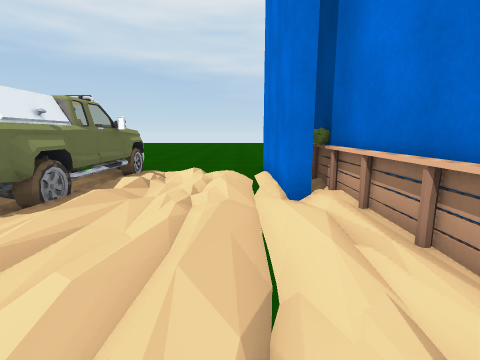
View 1 (above)

24 first-person views from a walk through a scene from a Unity 3-D project. The camera is 1.4 m above the floor, tilts 10° down and sees 85° across. The floor is counted in squares, 1 m on a side. Each view is taken from the middle of a square. On the plan, view 1 faces up. The plan holds only what a view shows up to about 13 squares ahead; the rest is blank. The place goes on beyond the plan. The player character is not drawn.

View 2
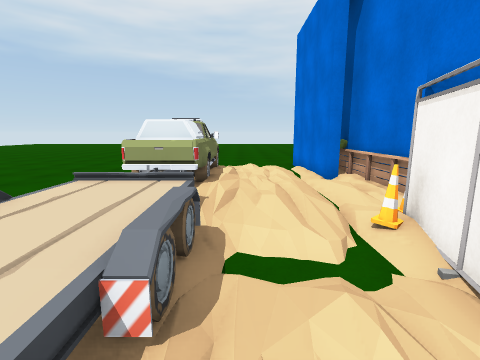

View 3
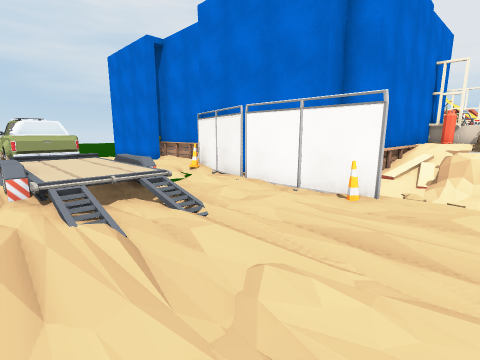

View 4
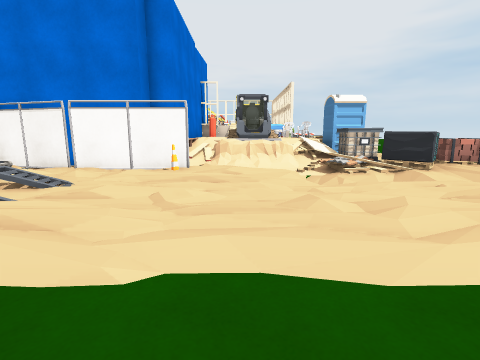

View 5
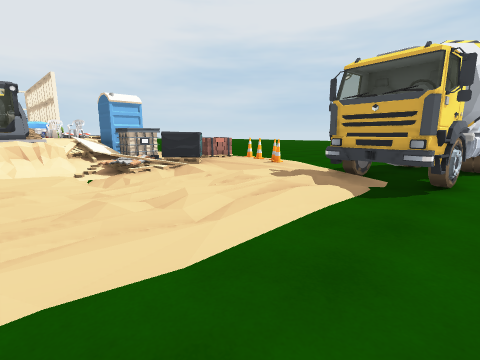

View 6
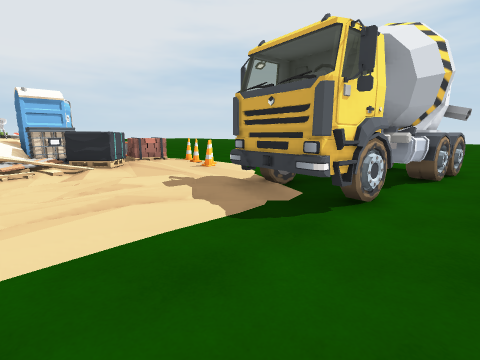

View 7
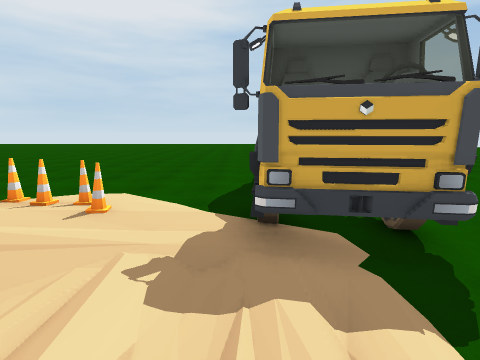

View 8
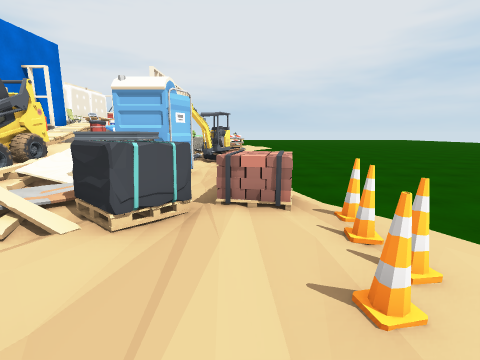

View 9
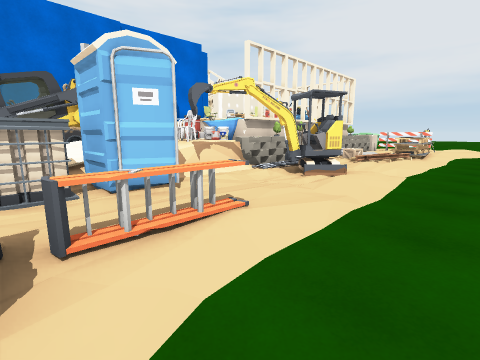

View 10
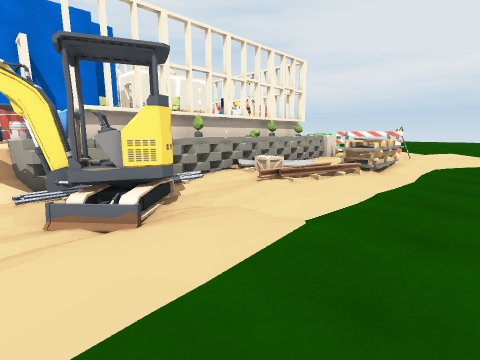

View 11
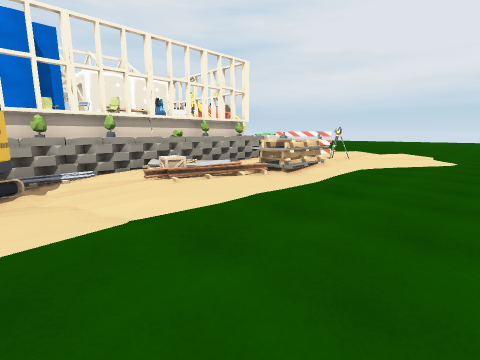

View 12
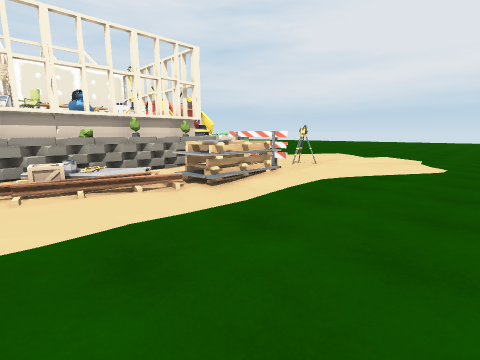

View 13
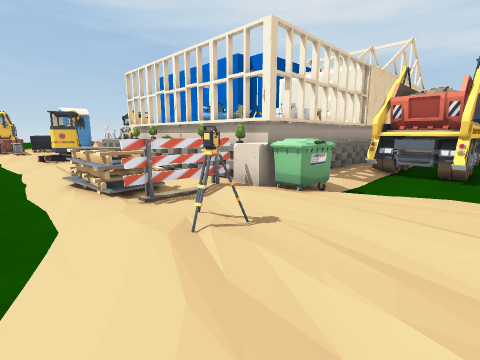

View 14
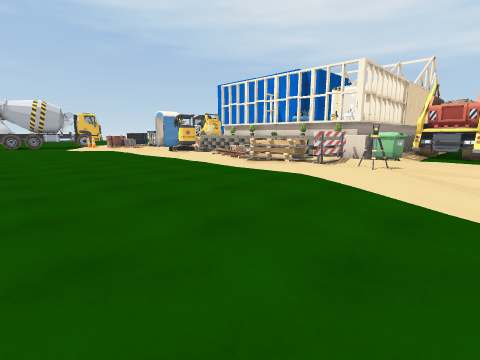

View 15
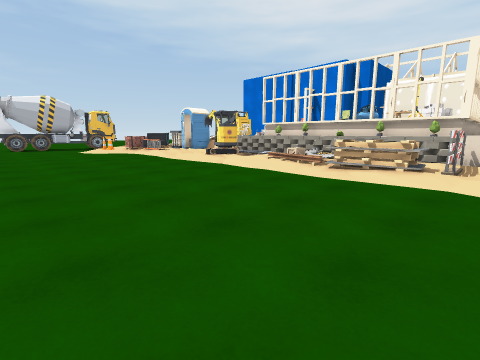

View 16
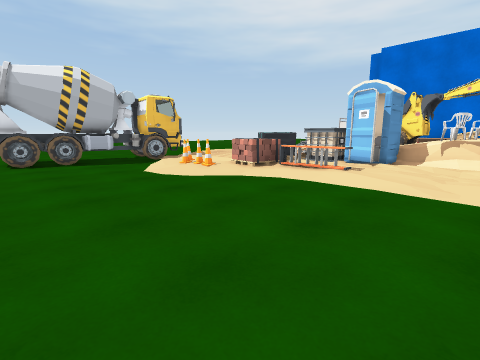

View 17
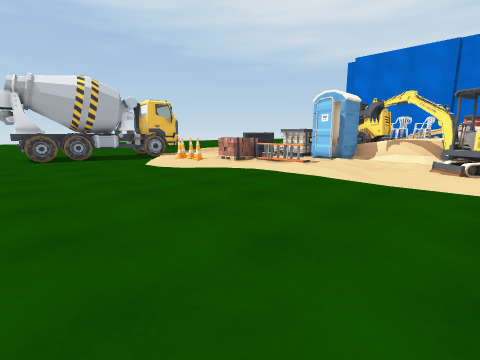

View 18
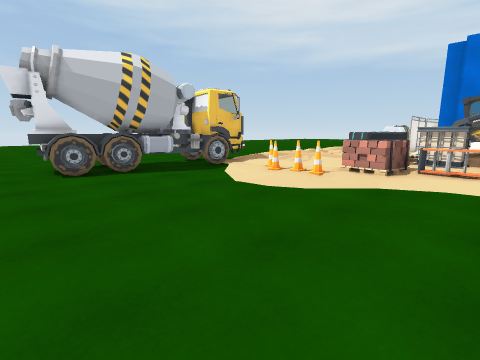

View 19
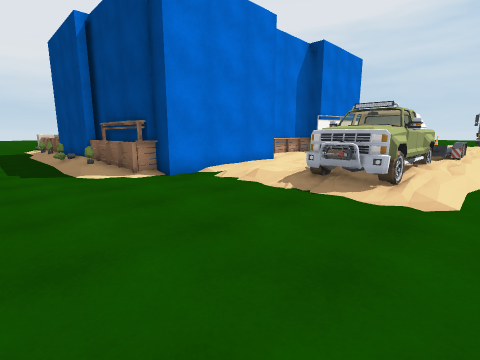

View 20
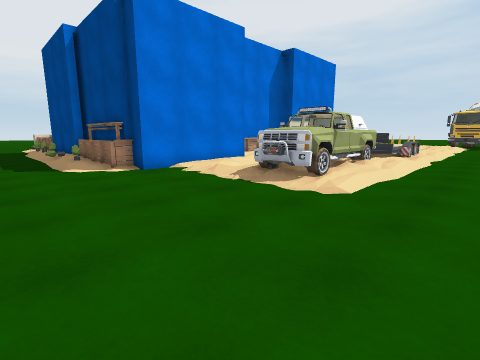

View 21
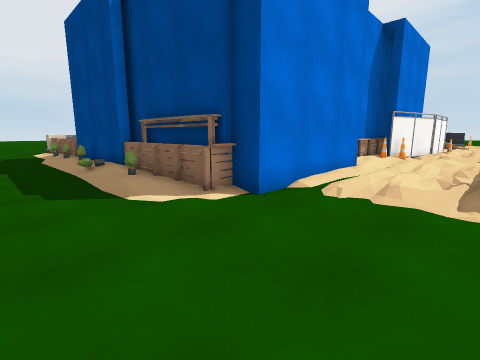

View 22
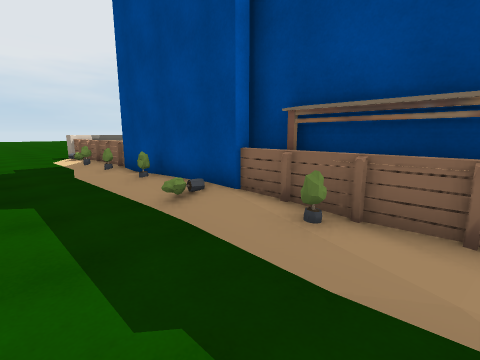

View 23
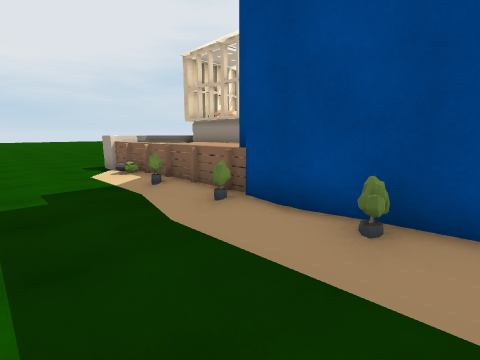

View 24
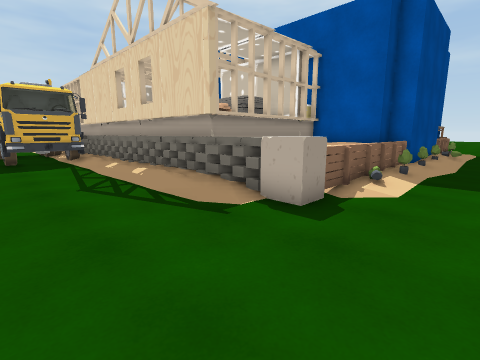

### Floor plan
Key: @ floor where view 1 was taken; # wall or solid block; . main floor; : floor 0.25 m higher than the main floor; + floor 0.5 m higher than the main floor; * floor 0.75 m higher than the main floor; % floor 1 m higher than the main floor; & floor 1.25 m higher than the main floor; / step, stairs or slope; = window, fence, low wall or low ledge; ^ raised ledge; O other object.
Columns run from 10 left of view 1 to 25 right of it. Each row starts with its distance up from view 1.
 15  . ............................
 14   ..................................
 13  ...................................
 12  .............:O/O//O::O/O..........
 11  ...........#######O###^^^^O^^O.....
 10  ..........##  OO     ^#^^^^  O.....
  9 ..../.O////#           #^^^^^ ^:....
  8 ....:OOO/:/#           #   ^^ ^:....
  7 ....:OOO/:/##          #####^ #:....
  6 ....:OOO=//##                 #:....
  5 ..../OOO///##                 #:....
  4 ....:OOO::/:#                 ^:....
  3  ...:OOO://:#                 #:....
  2   ..=/ /://:                  #:...
  1   ..////://O#                 ^:...
  0   ..:**///@O                  #:OOO
 -1   ..=**/...#                   OOOO
 -2     =**///O#                    OOO
 -3     /** /:O#
 -4     //=/::##
 -5     //://:##                      O
 -6     /////:# ###########       #OOOO
 -7   ..://::O##==     O^ OOO     #OOOO
 -8   ..::/::/:/*+     O^   O     #OOOO.
 -9  ...:/:://: OOOO        OO  O #:....
-10   ..:/:://:OOOOO%&OOO      O###:....
-11  ...//:://:OOOO%%&& O     O O #:....
-12 ....//::://///&%%O& O ^^^OO^^^# O./:
-13  .../:::.///OOOO=O&############OO:::
-14 ....///:://OOOOO#=#=::::=O/::=OOO:::
-15 ....:///::OOOOOO::OOO:::/  :::=:::::
-16 ..OOO/::::OO:::::::OO::////OOO#:O::.
-17 ..OOOO:///:OOOOO:::/::::/:/OOO#:O:::
-18 ..OOOO.:O::OO/////..........////::::
-19 ..OOO...:OO/...................../::
-20 ..OOO...............................
-21 .OOOO...............................
-22 .OOOO...............................
-23 .OOOO...............................
-24 .OOOO...............................
-25 ..OO...............................
-26    ............................... .

Positions as (right, up) in squares from view 1, and headings:
1: (0, 0), facing up
2: (-2, -4), facing up
3: (-6, -9), facing up-right
4: (-9, -9), facing right
5: (-9, -9), facing down-right
6: (-10, -12), facing down-right
7: (-5, -13), facing down
8: (-4, -17), facing right
9: (2, -20), facing up-right
10: (8, -20), facing up-right
11: (10, -22), facing up-right
12: (13, -22), facing up-right
13: (25, -19), facing up-left
14: (25, -26), facing up-left
15: (21, -26), facing up-left
16: (8, -25), facing up-left
17: (10, -26), facing up-left
18: (4, -26), facing up-left
19: (-7, 15), facing down-right
20: (-9, 15), facing down-right
21: (-3, 15), facing down-right
22: (3, 15), facing down-right
23: (9, 15), facing down-right
24: (25, 14), facing down-left
